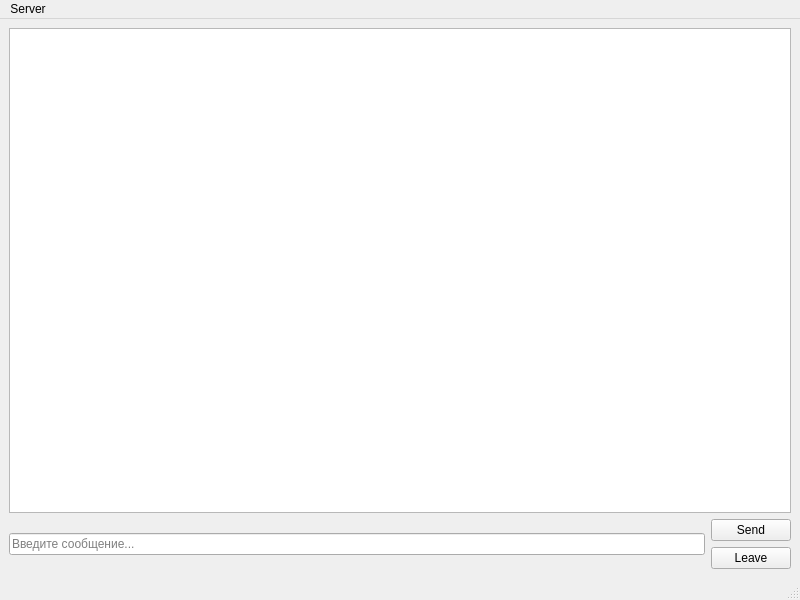
<?xml version="1.0" encoding="UTF-8"?>
<ui version="4.0">
 <class>MainWindow</class>
 <widget class="QMainWindow" name="MainWindow">
  <property name="geometry">
   <rect>
    <x>0</x>
    <y>0</y>
    <width>800</width>
    <height>600</height>
   </rect>
  </property>
  <property name="windowTitle">
   <string>local-chat</string>
  </property>
  <widget class="QWidget" name="centralwidget">
   <layout class="QGridLayout" name="gridLayout">
    <item row="3" column="1">
     <widget class="QPushButton" name="pushButton_2">
      <property name="text">
       <string>Leave</string>
      </property>
      <property name="icon">
       <iconset theme="QIcon::ThemeIcon::NetworkOffline"/>
      </property>
     </widget>
    </item>
    <item row="1" column="0" colspan="2">
     <widget class="QTextBrowser" name="textBrowser"/>
    </item>
    <item row="2" column="1">
     <widget class="QPushButton" name="pushButton">
      <property name="text">
       <string>Send</string>
      </property>
      <property name="icon">
       <iconset theme="QIcon::ThemeIcon::DocumentSend"/>
      </property>
      <property name="checkable">
       <bool>false</bool>
      </property>
     </widget>
    </item>
    <item row="2" column="0" rowspan="2">
     <layout class="QVBoxLayout" name="verticalLayout">
      <item>
       <widget class="QLineEdit" name="lineEdit">
        <property name="placeholderText">
         <string>Введите сообщение...</string>
        </property>
       </widget>
      </item>
     </layout>
    </item>
   </layout>
  </widget>
  <widget class="QMenuBar" name="menubar">
   <property name="geometry">
    <rect>
     <x>0</x>
     <y>0</y>
     <width>800</width>
     <height>21</height>
    </rect>
   </property>
   <widget class="QMenu" name="menuServer">
    <property name="title">
     <string>Server</string>
    </property>
    <addaction name="actionConnect_to_Localhost"/>
   </widget>
   <addaction name="menuServer"/>
  </widget>
  <widget class="QStatusBar" name="statusbar"/>
  <action name="actionConnect_to_Localhost">
   <property name="text">
    <string>Connect to Host</string>
   </property>
  </action>
 </widget>
 <resources/>
 <connections/>
</ui>
